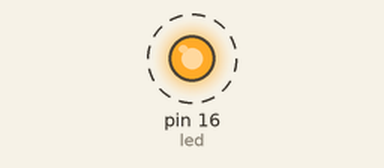
The sketch below on a simulated Arduino Uno, built with avr-gcc and run on an emulated ATmega328P. Parts: output pins drawn as LEDs (lit = HIGH). Dashed ring = blinking.

Above: at 0.2 s.
Timing chart, 0 to 3.0 s (numbered marks = the images above):
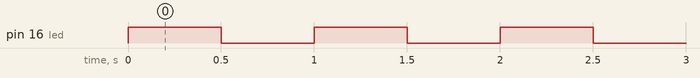

The sketch:

DIGITAL_OUTPUT.ino
```cpp
int led = 16; // Pin  donde está conectado el LED

void setup() {
  pinMode(led, OUTPUT);      // Se configura el pin del LED como salida digital
}

void loop() {
  digitalWrite(led, HIGH);  // Se envía un nivel alto (3.3V) al pin para encender el LED
  delay(500); // Se espera 500 milisegundos
  digitalWrite(led, LOW); // Se envia un nivel bajo (0V) para apagar el LED
  delay(500); // Se espera 500 milisegundos para repetir el ciclo
}
```

Measured:
- by itself, pin 16 (led): alternates HIGH for 0.50 s and LOW for 0.50 s
